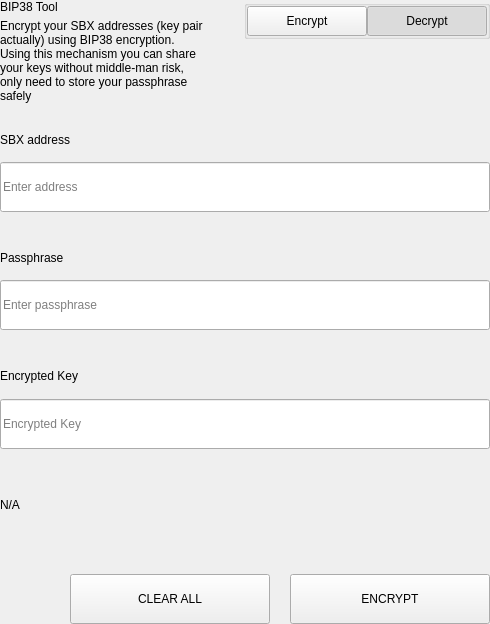
<?xml version="1.0" encoding="UTF-8"?>
<ui version="4.0">
 <class>SettingsBitToolWidget</class>
 <widget class="QWidget" name="SettingsBitToolWidget">
  <property name="geometry">
   <rect>
    <x>0</x>
    <y>0</y>
    <width>490</width>
    <height>624</height>
   </rect>
  </property>
  <property name="windowTitle">
   <string>Form</string>
  </property>
  <layout class="QVBoxLayout" name="verticalLayout">
   <property name="spacing">
    <number>0</number>
   </property>
   <property name="leftMargin">
    <number>0</number>
   </property>
   <property name="topMargin">
    <number>0</number>
   </property>
   <property name="rightMargin">
    <number>0</number>
   </property>
   <property name="bottomMargin">
    <number>0</number>
   </property>
   <item>
    <widget class="QWidget" name="left" native="true">
     <layout class="QVBoxLayout" name="verticalLayout_3">
      <property name="leftMargin">
       <number>0</number>
      </property>
      <property name="topMargin">
       <number>0</number>
      </property>
      <property name="rightMargin">
       <number>0</number>
      </property>
      <property name="bottomMargin">
       <number>0</number>
      </property>
      <item>
       <layout class="QVBoxLayout" name="verticalLayout_2">
        <property name="spacing">
         <number>0</number>
        </property>
        <item>
         <layout class="QHBoxLayout" name="horizontalLayout_3" stretch="3,1">
          <property name="spacing">
           <number>40</number>
          </property>
          <item>
           <layout class="QVBoxLayout" name="verticalLayoutTitle">
            <property name="spacing">
             <number>5</number>
            </property>
            <item>
             <widget class="QLabel" name="labelTitle">
              <property name="text">
               <string>BIP38 Tool</string>
              </property>
             </widget>
            </item>
            <item>
             <widget class="QLabel" name="labelSubtitle1">
              <property name="text">
               <string>Encrypt your SBX addresses (key pair actually) using BIP38 encryption.
Using this mechanism you can share your keys without middle-man risk, only need to store your passphrase safely</string>
              </property>
              <property name="wordWrap">
               <bool>true</bool>
              </property>
             </widget>
            </item>
           </layout>
          </item>
          <item alignment="Qt::AlignTop">
           <widget class="QGroupBox" name="groupBox">
            <property name="title">
             <string/>
            </property>
            <property name="alignment">
             <set>Qt::AlignLeading|Qt::AlignLeft|Qt::AlignTop</set>
            </property>
            <layout class="QHBoxLayout" name="horizontalLayout_4">
             <property name="spacing">
              <number>0</number>
             </property>
             <property name="leftMargin">
              <number>0</number>
             </property>
             <property name="topMargin">
              <number>0</number>
             </property>
             <property name="rightMargin">
              <number>0</number>
             </property>
             <property name="bottomMargin">
              <number>0</number>
             </property>
             <item>
              <spacer name="horizontalSpacer">
               <property name="orientation">
                <enum>Qt::Horizontal</enum>
               </property>
               <property name="sizeHint" stdset="0">
                <size>
                 <width>40</width>
                 <height>20</height>
                </size>
               </property>
              </spacer>
             </item>
             <item>
              <widget class="QPushButton" name="pushLeft">
               <property name="minimumSize">
                <size>
                 <width>120</width>
                 <height>30</height>
                </size>
               </property>
               <property name="maximumSize">
                <size>
                 <width>120</width>
                 <height>30</height>
                </size>
               </property>
               <property name="focusPolicy">
                <enum>Qt::NoFocus</enum>
               </property>
               <property name="text">
                <string>Encrypt</string>
               </property>
               <property name="checkable">
                <bool>true</bool>
               </property>
               <property name="autoExclusive">
                <bool>true</bool>
               </property>
              </widget>
             </item>
             <item>
              <widget class="QPushButton" name="pushRight">
               <property name="minimumSize">
                <size>
                 <width>120</width>
                 <height>30</height>
                </size>
               </property>
               <property name="maximumSize">
                <size>
                 <width>120</width>
                 <height>30</height>
                </size>
               </property>
               <property name="focusPolicy">
                <enum>Qt::NoFocus</enum>
               </property>
               <property name="text">
                <string>Decrypt</string>
               </property>
               <property name="checkable">
                <bool>true</bool>
               </property>
               <property name="checked">
                <bool>true</bool>
               </property>
               <property name="autoExclusive">
                <bool>true</bool>
               </property>
              </widget>
             </item>
            </layout>
           </widget>
          </item>
         </layout>
        </item>
        <item>
         <widget class="QStackedWidget" name="stackedWidget">
          <property name="currentIndex">
           <number>1</number>
          </property>
          <widget class="QWidget" name="pageDecrypt">
           <layout class="QVBoxLayout" name="verticalLayout_5">
            <property name="spacing">
             <number>0</number>
            </property>
            <property name="leftMargin">
             <number>0</number>
            </property>
            <property name="topMargin">
             <number>0</number>
            </property>
            <property name="rightMargin">
             <number>0</number>
            </property>
            <property name="bottomMargin">
             <number>0</number>
            </property>
            <item>
             <widget class="QWidget" name="widget" native="true">
              <property name="minimumSize">
               <size>
                <width>0</width>
                <height>100</height>
               </size>
              </property>
              <layout class="QVBoxLayout" name="verticalLayout_4">
               <property name="spacing">
                <number>0</number>
               </property>
               <property name="leftMargin">
                <number>0</number>
               </property>
               <property name="topMargin">
                <number>0</number>
               </property>
               <property name="rightMargin">
                <number>0</number>
               </property>
               <property name="bottomMargin">
                <number>0</number>
               </property>
               <item>
                <spacer name="verticalSpacer_2">
                 <property name="orientation">
                  <enum>Qt::Vertical</enum>
                 </property>
                 <property name="sizeType">
                  <enum>QSizePolicy::Fixed</enum>
                 </property>
                 <property name="sizeHint" stdset="0">
                  <size>
                   <width>20</width>
                   <height>20</height>
                  </size>
                 </property>
                </spacer>
               </item>
               <item>
                <layout class="QHBoxLayout" name="horizontalLayout_6" stretch="2">
                 <property name="spacing">
                  <number>0</number>
                 </property>
                 <item>
                  <layout class="QVBoxLayout" name="verticalLayout_7">
                   <property name="spacing">
                    <number>9</number>
                   </property>
                   <item>
                    <widget class="QLabel" name="labelSubtitleKey">
                     <property name="minimumSize">
                      <size>
                       <width>0</width>
                       <height>20</height>
                      </size>
                     </property>
                     <property name="maximumSize">
                      <size>
                       <width>16777215</width>
                       <height>20</height>
                      </size>
                     </property>
                     <property name="text">
                      <string>Encrypted key</string>
                     </property>
                    </widget>
                   </item>
                   <item>
                    <widget class="QLineEdit" name="lineEditKey">
                     <property name="minimumSize">
                      <size>
                       <width>0</width>
                       <height>50</height>
                      </size>
                     </property>
                     <property name="maximumSize">
                      <size>
                       <width>16777215</width>
                       <height>50</height>
                      </size>
                     </property>
                     <property name="placeholderText">
                      <string>Enter a encrypted key</string>
                     </property>
                    </widget>
                   </item>
                  </layout>
                 </item>
                </layout>
               </item>
               <item>
                <spacer name="verticalSpacer_3">
                 <property name="orientation">
                  <enum>Qt::Vertical</enum>
                 </property>
                 <property name="sizeType">
                  <enum>QSizePolicy::Fixed</enum>
                 </property>
                 <property name="sizeHint" stdset="0">
                  <size>
                   <width>20</width>
                   <height>20</height>
                  </size>
                 </property>
                </spacer>
               </item>
               <item>
                <layout class="QVBoxLayout" name="verticalLayout_9">
                 <property name="spacing">
                  <number>9</number>
                 </property>
                 <item>
                  <widget class="QLabel" name="labelSubtitlePassphrase">
                   <property name="maximumSize">
                    <size>
                     <width>16777215</width>
                     <height>20</height>
                    </size>
                   </property>
                   <property name="text">
                    <string>Passphrase</string>
                   </property>
                  </widget>
                 </item>
                 <item>
                  <widget class="QLineEdit" name="lineEditPassphrase">
                   <property name="minimumSize">
                    <size>
                     <width>0</width>
                     <height>50</height>
                    </size>
                   </property>
                   <property name="maximumSize">
                    <size>
                     <width>16777215</width>
                     <height>50</height>
                    </size>
                   </property>
                   <property name="placeholderText">
                    <string>Enter a passphrase</string>
                   </property>
                  </widget>
                 </item>
                </layout>
               </item>
               <item>
                <spacer name="verticalSpacer_4">
                 <property name="orientation">
                  <enum>Qt::Vertical</enum>
                 </property>
                 <property name="sizeType">
                  <enum>QSizePolicy::Fixed</enum>
                 </property>
                 <property name="sizeHint" stdset="0">
                  <size>
                   <width>20</width>
                   <height>20</height>
                  </size>
                 </property>
                </spacer>
               </item>
               <item>
                <widget class="QWidget" name="widget_3" native="true">
                 <property name="sizePolicy">
                  <sizepolicy hsizetype="Preferred" vsizetype="Fixed">
                   <horstretch>0</horstretch>
                   <verstretch>0</verstretch>
                  </sizepolicy>
                 </property>
                 <layout class="QVBoxLayout" name="verticalLayout_10">
                  <property name="spacing">
                   <number>9</number>
                  </property>
                  <property name="leftMargin">
                   <number>0</number>
                  </property>
                  <property name="topMargin">
                   <number>0</number>
                  </property>
                  <property name="rightMargin">
                   <number>0</number>
                  </property>
                  <property name="bottomMargin">
                   <number>0</number>
                  </property>
                  <item>
                   <widget class="QLabel" name="labelSubtitleDecryptResult">
                    <property name="minimumSize">
                     <size>
                      <width>0</width>
                      <height>20</height>
                     </size>
                    </property>
                    <property name="maximumSize">
                     <size>
                      <width>16777215</width>
                      <height>20</height>
                     </size>
                    </property>
                    <property name="text">
                     <string>Decrypted address result</string>
                    </property>
                   </widget>
                  </item>
                  <item>
                   <widget class="QWidget" name="widget_4" native="true">
                    <layout class="QHBoxLayout" name="horizontalLayout" stretch="6,0,1">
                     <property name="spacing">
                      <number>0</number>
                     </property>
                     <property name="leftMargin">
                      <number>0</number>
                     </property>
                     <property name="topMargin">
                      <number>0</number>
                     </property>
                     <property name="rightMargin">
                      <number>0</number>
                     </property>
                     <property name="bottomMargin">
                      <number>0</number>
                     </property>
                     <item alignment="Qt::AlignVCenter">
                      <widget class="QLineEdit" name="lineEditDecryptResult">
                       <property name="minimumSize">
                        <size>
                         <width>0</width>
                         <height>50</height>
                        </size>
                       </property>
                       <property name="maximumSize">
                        <size>
                         <width>16777215</width>
                         <height>50</height>
                        </size>
                       </property>
                       <property name="placeholderText">
                        <string>Decrypted Address</string>
                       </property>
                      </widget>
                     </item>
                     <item>
                      <spacer name="horizontalSpacer_4">
                       <property name="orientation">
                        <enum>Qt::Horizontal</enum>
                       </property>
                       <property name="sizeType">
                        <enum>QSizePolicy::Fixed</enum>
                       </property>
                       <property name="sizeHint" stdset="0">
                        <size>
                         <width>20</width>
                         <height>50</height>
                        </size>
                       </property>
                      </spacer>
                     </item>
                     <item>
                      <widget class="QPushButton" name="pushButtonImport">
                       <property name="minimumSize">
                        <size>
                         <width>140</width>
                         <height>40</height>
                        </size>
                       </property>
                       <property name="text">
                        <string>Import Address</string>
                       </property>
                      </widget>
                     </item>
                    </layout>
                   </widget>
                  </item>
                 </layout>
                </widget>
               </item>
               <item>
                <widget class="QLabel" name="statusLabel_DEC">
                 <property name="maximumSize">
                  <size>
                   <width>16777215</width>
                   <height>40</height>
                  </size>
                 </property>
                 <property name="text">
                  <string/>
                 </property>
                </widget>
               </item>
               <item>
                <spacer name="verticalSpacer">
                 <property name="orientation">
                  <enum>Qt::Vertical</enum>
                 </property>
                 <property name="sizeType">
                  <enum>QSizePolicy::Preferred</enum>
                 </property>
                 <property name="sizeHint" stdset="0">
                  <size>
                   <width>20</width>
                   <height>20</height>
                  </size>
                 </property>
                </spacer>
               </item>
               <item>
                <layout class="QHBoxLayout" name="horizontalLayout_7">
                 <property name="spacing">
                  <number>0</number>
                 </property>
                 <item>
                  <spacer name="horizontalSpacer_5">
                   <property name="orientation">
                    <enum>Qt::Horizontal</enum>
                   </property>
                   <property name="sizeType">
                    <enum>QSizePolicy::Expanding</enum>
                   </property>
                   <property name="sizeHint" stdset="0">
                    <size>
                     <width>40</width>
                     <height>20</height>
                    </size>
                   </property>
                  </spacer>
                 </item>
                 <item>
                  <widget class="QPushButton" name="pushButtonDecryptClear">
                   <property name="minimumSize">
                    <size>
                     <width>200</width>
                     <height>50</height>
                    </size>
                   </property>
                   <property name="maximumSize">
                    <size>
                     <width>200</width>
                     <height>50</height>
                    </size>
                   </property>
                   <property name="text">
                    <string>CLEAR</string>
                   </property>
                  </widget>
                 </item>
                 <item>
                  <spacer name="horizontalSpacer_3">
                   <property name="orientation">
                    <enum>Qt::Horizontal</enum>
                   </property>
                   <property name="sizeType">
                    <enum>QSizePolicy::Fixed</enum>
                   </property>
                   <property name="sizeHint" stdset="0">
                    <size>
                     <width>20</width>
                     <height>20</height>
                    </size>
                   </property>
                  </spacer>
                 </item>
                 <item>
                  <widget class="QPushButton" name="pushButtonDecrypt">
                   <property name="minimumSize">
                    <size>
                     <width>200</width>
                     <height>50</height>
                    </size>
                   </property>
                   <property name="maximumSize">
                    <size>
                     <width>200</width>
                     <height>50</height>
                    </size>
                   </property>
                   <property name="text">
                    <string>DECRYPT KEY</string>
                   </property>
                  </widget>
                 </item>
                </layout>
               </item>
              </layout>
             </widget>
            </item>
           </layout>
          </widget>
          <widget class="QWidget" name="pageEncrypt">
           <layout class="QVBoxLayout" name="verticalLayout_11">
            <property name="spacing">
             <number>0</number>
            </property>
            <property name="leftMargin">
             <number>0</number>
            </property>
            <property name="topMargin">
             <number>0</number>
            </property>
            <property name="rightMargin">
             <number>0</number>
            </property>
            <property name="bottomMargin">
             <number>0</number>
            </property>
            <item>
             <spacer name="verticalSpacer_8">
              <property name="orientation">
               <enum>Qt::Vertical</enum>
              </property>
              <property name="sizeType">
               <enum>QSizePolicy::Fixed</enum>
              </property>
              <property name="sizeHint" stdset="0">
               <size>
                <width>20</width>
                <height>20</height>
               </size>
              </property>
             </spacer>
            </item>
            <item>
             <widget class="QWidget" name="containerAddressEnc" native="true">
              <layout class="QVBoxLayout" name="containerAddressEncLayout">
               <property name="spacing">
                <number>5</number>
               </property>
               <property name="leftMargin">
                <number>0</number>
               </property>
               <property name="topMargin">
                <number>0</number>
               </property>
               <property name="rightMargin">
                <number>0</number>
               </property>
               <property name="bottomMargin">
                <number>0</number>
               </property>
               <item>
                <widget class="QLabel" name="labelSubtitleAddress">
                 <property name="minimumSize">
                  <size>
                   <width>0</width>
                   <height>20</height>
                  </size>
                 </property>
                 <property name="maximumSize">
                  <size>
                   <width>16777215</width>
                   <height>20</height>
                  </size>
                 </property>
                 <property name="text">
                  <string>SBX address</string>
                 </property>
                </widget>
               </item>
               <item>
                <widget class="QLineEdit" name="addressIn_ENC">
                 <property name="minimumSize">
                  <size>
                   <width>0</width>
                   <height>50</height>
                  </size>
                 </property>
                 <property name="placeholderText">
                  <string>Enter address</string>
                 </property>
                </widget>
               </item>
              </layout>
             </widget>
            </item>
            <item>
             <spacer name="verticalSpacer_6">
              <property name="orientation">
               <enum>Qt::Vertical</enum>
              </property>
              <property name="sizeType">
               <enum>QSizePolicy::Fixed</enum>
              </property>
              <property name="sizeHint" stdset="0">
               <size>
                <width>20</width>
                <height>20</height>
               </size>
              </property>
             </spacer>
            </item>
            <item>
             <widget class="QWidget" name="containerAddress" native="true">
              <layout class="QHBoxLayout" name="horizontalLayout_9" stretch="2">
               <property name="spacing">
                <number>0</number>
               </property>
               <property name="leftMargin">
                <number>0</number>
               </property>
               <property name="topMargin">
                <number>0</number>
               </property>
               <property name="rightMargin">
                <number>0</number>
               </property>
               <property name="bottomMargin">
                <number>0</number>
               </property>
               <item>
                <layout class="QVBoxLayout" name="verticalLayout_8">
                 <property name="spacing">
                  <number>5</number>
                 </property>
                 <item>
                  <widget class="QLabel" name="labelSubtitleMessage">
                   <property name="minimumSize">
                    <size>
                     <width>0</width>
                     <height>20</height>
                    </size>
                   </property>
                   <property name="maximumSize">
                    <size>
                     <width>16777215</width>
                     <height>20</height>
                    </size>
                   </property>
                   <property name="text">
                    <string>Passphrase</string>
                   </property>
                  </widget>
                 </item>
                 <item>
                  <widget class="QLineEdit" name="passphraseIn_ENC">
                   <property name="minimumSize">
                    <size>
                     <width>0</width>
                     <height>50</height>
                    </size>
                   </property>
                   <property name="maximumSize">
                    <size>
                     <width>16777215</width>
                     <height>50</height>
                    </size>
                   </property>
                   <property name="placeholderText">
                    <string>Enter passphrase</string>
                   </property>
                  </widget>
                 </item>
                </layout>
               </item>
              </layout>
             </widget>
            </item>
            <item>
             <spacer name="verticalSpacer_7">
              <property name="orientation">
               <enum>Qt::Vertical</enum>
              </property>
              <property name="sizeType">
               <enum>QSizePolicy::Fixed</enum>
              </property>
              <property name="sizeHint" stdset="0">
               <size>
                <width>20</width>
                <height>20</height>
               </size>
              </property>
             </spacer>
            </item>
            <item>
             <widget class="QWidget" name="widget_2" native="true">
              <property name="minimumSize">
               <size>
                <width>0</width>
                <height>75</height>
               </size>
              </property>
              <property name="maximumSize">
               <size>
                <width>16777215</width>
                <height>16777215</height>
               </size>
              </property>
              <layout class="QVBoxLayout" name="verticalLayout_6">
               <property name="leftMargin">
                <number>0</number>
               </property>
               <property name="topMargin">
                <number>0</number>
               </property>
               <property name="rightMargin">
                <number>0</number>
               </property>
               <property name="bottomMargin">
                <number>0</number>
               </property>
               <item>
                <widget class="QLabel" name="labelSubtitleEncryptedKey">
                 <property name="minimumSize">
                  <size>
                   <width>0</width>
                   <height>20</height>
                  </size>
                 </property>
                 <property name="maximumSize">
                  <size>
                   <width>16777215</width>
                   <height>20</height>
                  </size>
                 </property>
                 <property name="text">
                  <string>Encrypted Key</string>
                 </property>
                </widget>
               </item>
               <item>
                <widget class="QLineEdit" name="encryptedKeyOut_ENC">
                 <property name="minimumSize">
                  <size>
                   <width>0</width>
                   <height>50</height>
                  </size>
                 </property>
                 <property name="placeholderText">
                  <string>Encrypted Key</string>
                 </property>
                </widget>
               </item>
              </layout>
             </widget>
            </item>
            <item>
             <widget class="QLabel" name="statusLabel_ENC">
              <property name="text">
               <string notr="true">N/A</string>
              </property>
             </widget>
            </item>
            <item>
             <spacer name="verticalSpacer_5">
              <property name="orientation">
               <enum>Qt::Vertical</enum>
              </property>
              <property name="sizeType">
               <enum>QSizePolicy::Fixed</enum>
              </property>
              <property name="sizeHint" stdset="0">
               <size>
                <width>20</width>
                <height>20</height>
               </size>
              </property>
             </spacer>
            </item>
            <item>
             <layout class="QHBoxLayout" name="horizontalLayout_8">
              <property name="spacing">
               <number>0</number>
              </property>
              <item>
               <spacer name="horizontalSpacer_6">
                <property name="orientation">
                 <enum>Qt::Horizontal</enum>
                </property>
                <property name="sizeType">
                 <enum>QSizePolicy::Expanding</enum>
                </property>
                <property name="sizeHint" stdset="0">
                 <size>
                  <width>40</width>
                  <height>20</height>
                 </size>
                </property>
               </spacer>
              </item>
              <item>
               <widget class="QPushButton" name="pushButtonClear">
                <property name="minimumSize">
                 <size>
                  <width>200</width>
                  <height>50</height>
                 </size>
                </property>
                <property name="focusPolicy">
                 <enum>Qt::NoFocus</enum>
                </property>
                <property name="text">
                 <string>CLEAR ALL</string>
                </property>
               </widget>
              </item>
              <item>
               <spacer name="horizontalSpacer_2">
                <property name="orientation">
                 <enum>Qt::Horizontal</enum>
                </property>
                <property name="sizeType">
                 <enum>QSizePolicy::Fixed</enum>
                </property>
                <property name="sizeHint" stdset="0">
                 <size>
                  <width>20</width>
                  <height>20</height>
                 </size>
                </property>
               </spacer>
              </item>
              <item>
               <widget class="QPushButton" name="pushButtonEncrypt">
                <property name="minimumSize">
                 <size>
                  <width>200</width>
                  <height>50</height>
                 </size>
                </property>
                <property name="maximumSize">
                 <size>
                  <width>200</width>
                  <height>50</height>
                 </size>
                </property>
                <property name="focusPolicy">
                 <enum>Qt::NoFocus</enum>
                </property>
                <property name="text">
                 <string>ENCRYPT</string>
                </property>
               </widget>
              </item>
             </layout>
            </item>
           </layout>
          </widget>
         </widget>
        </item>
       </layout>
      </item>
     </layout>
    </widget>
   </item>
  </layout>
 </widget>
 <resources/>
 <connections/>
</ui>
